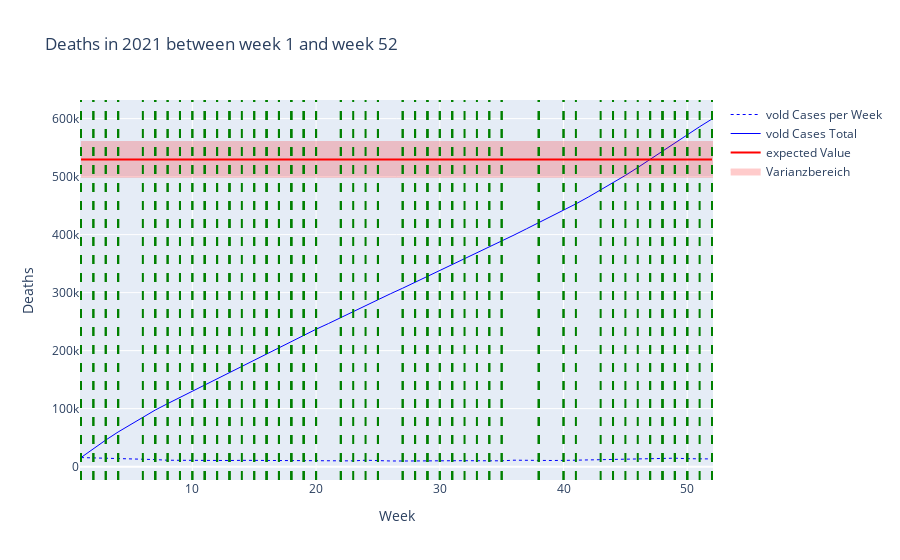

Source (notebook cell):
### Code cell
fig_vold = go.Figure()
fig_vold.add_trace(go.Scatter(x = data_filtered_vold["Week"], y = data_filtered_vold["Value"], name = "vold Cases per Week", line = dict(color = 'blue', width = 1,dash = 'dot')))
fig_vold.add_trace(go.Scatter(x = data_filtered_vold["Week"], y = np.cumsum(data_filtered_vold["Value"]), name = "vold Cases Total", line = dict(color = 'blue', width = 1)))


#fig_vold.add_hline(y=expected_value_per_age_group.loc["80+", "Value"], line_color = 'red', line_width = 1, name = "Expected vold Cases Total")
fig_vold.add_trace(go.Scatter(x = data_filtered_semi["Week"],y = np.repeat(expected_value_per_age_group.loc["80+","Value"],kalenderwochen[1]-kalenderwochen[0]+1), name = "expected Value", line = dict(color = 'red')))

#fig_vold.add_hrect(y0=expected_value_per_age_group.loc["80+","Value_Low"],y1=expected_value_per_age_group.loc["80+","Value_High"],fillcolor = "red", line_width = 0, opacity = 0.2)
fig_vold.add_trace(go.Scatter(
    x = data_filtered_vold["Week"].tolist() + data_filtered_vold["Week"].tolist()[::-1] ,
    y = [expected_value_per_age_group.loc["80+","Value_High"]]*52 + [expected_value_per_age_group.loc["80+","Value_Low"]]*52,
    fill = 'toself',
    fillcolor = "red",
    line_color = "red",
    name = "Varianzbereich",
    opacity=0.2
))


fig_vold.update_layout(title = f"Deaths in {year} between week {kalenderwochen[0]} and week {kalenderwochen[1]}",
                        xaxis_title = "Week",
                        yaxis_title = "Deaths")

if show_events:
    for i in happenings_filtered.index:
        #print(happenings_filtered.loc[i,"Week"])
        #print(happenings_filtered.loc[i, "Title"])
        fig_vold.add_vline(x = happenings_filtered.loc[i,"Week"], line_width = 2, line_color = "green", line_dash = "dash")

fig_vold.show()

### Figure 1 — Plotly figure (JSON) as saved in the notebook; plotly's stock layout.template omitted (floating-point values rounded to 4 significant figures)
{"data": [{"line": {"color": "blue", "dash": "dot", "width": 1}, "name": "vold Cases per Week", "type": "scatter", "x": [1, 2, 3, 4, 5, 6, 7, 8, 9, 10, 11, 12, 13, 14, 15, 16, 17, 18, 19, 20, 21, 22, 23, 24, 25, 26, 27, 28, 29, 30, 31, 32, 33, 34, 35, 36, 37, 38, 39, 40, 41, 42, 43, 44, 45, 46, 47, 48, 49, 50, 51, 52], "y": [15660.0, 15220.0, 14960.0, 13910.0, 13100.0, 12540.0, 12190.0, 11060.0, 10710.0, 10770.0, 10710.0, 10570.0, 10570.0, 10870.0, 10800.0, 10800.0, 11010.0, 10860.0, 10610.0, 9986.0, 9760.0, 10500.0, 9941.0, 11070.0, 9910.0, 9791.0, 9733.0, 10050.0, 10230.0, 9936.0, 9819.0, 10270.0, 10180.0, 9967.0, 10050.0, 11120.0, 10650.0, 10530.0, 10620.0, 10730.0, 11180.0, 11730.0, 12270.0, 12390.0, 12760.0, 13510.0, 14020.0, 14580.0, 14560.0, 13730.0, 13510.0, 13280.0]}, {"line": {"color": "blue", "width": 1}, "name": "vold Cases Total", "type": "scatter", "x": [1, 2, 3, 4, 5, 6, 7, 8, 9, 10, 11, 12, 13, 14, 15, 16, 17, 18, 19, 20, 21, 22, 23, 24, 25, 26, 27, 28, 29, 30, 31, 32, 33, 34, 35, 36, 37, 38, 39, 40, 41, 42, 43, 44, 45, 46, 47, 48, 49, 50, 51, 52], "y": [15660.0, 30880.0, 45840.0, 59750.0, 72840.0, 85390.0, 97580.0, 108600.0, 119400.0, 130100.0, 140800.0, 151400.0, 162000.0, 172800.0, 183600.0, 194400.0, 205500.0, 216300.0, 226900.0, 236900.0, 246700.0, 257200.0, 267100.0, 278200.0, 288100.0, 297900.0, 307600.0, 317700.0, 327900.0, 337800.0, 347700.0, 357900.0, 368100.0, 378100.0, 388100.0, 399300.0, 409900.0, 420400.0, 431100.0, 441800.0, 453000.0, 464700.0, 477000.0, 489400.0, 502100.0, 515600.0, 529700.0, 544200.0, 558800.0, 572500.0, 586000.0, 599300.0]}, {"line": {"color": "red"}, "name": "expected Value", "type": "scatter", "x": [1, 2, 3, 4, 5, 6, 7, 8, 9, 10, 11, 12, 13, 14, 15, 16, 17, 18, 19, 20, 21, 22, 23, 24, 25, 26, 27, 28, 29, 30, 31, 32, 33, 34, 35, 36, 37, 38, 39, 40, 41, 42, 43, 44, 45, 46, 47, 48, 49, 50, 51, 52], "y": [529700.0, 529700.0, 529700.0, 529700.0, 529700.0, 529700.0, 529700.0, 529700.0, 529700.0, 529700.0, 529700.0, 529700.0, 529700.0, 529700.0, 529700.0, 529700.0, 529700.0, 529700.0, 529700.0, 529700.0, 529700.0, 529700.0, 529700.0, 529700.0, 529700.0, 529700.0, 529700.0, 529700.0, 529700.0, 529700.0, 529700.0, 529700.0, 529700.0, 529700.0, 529700.0, 529700.0, 529700.0, 529700.0, 529700.0, 529700.0, 529700.0, 529700.0, 529700.0, 529700.0, 529700.0, 529700.0, 529700.0, 529700.0, 529700.0, 529700.0, 529700.0, 529700.0]}, {"fill": "toself", "fillcolor": "red", "line": {"color": "red"}, "name": "Varianzbereich", "opacity": 0.2, "type": "scatter", "x": [1, 2, 3, 4, 5, 6, 7, 8, 9, 10, 11, 12, 13, 14, 15, 16, 17, 18, 19, 20, 21, 22, 23, 24, 25, 26, 27, 28, 29, 30, 31, 32, 33, 34, 35, 36, 37, 38, 39, 40, 41, 42, 43, 44, 45, 46, 47, 48, 49, 50, 51, 52, 52, 51, 50, 49, 48, 47, 46, 45, 44, 43, 42, 41, 40, 39, 38, 37, 36, 35, 34, 33, 32, 31, 30, 29, 28, 27, 26, 25, 24, 23, 22, 21, 20, 19, 18, 17, 16, 15, 14, 13, 12, 11, 10, 9, 8, 7, 6, 5, 4, 3, 2, 1], "y": [559500.0, 559500.0, 559500.0, 559500.0, 559500.0, 559500.0, 559500.0, 559500.0, 559500.0, 559500.0, 559500.0, 559500.0, 559500.0, 559500.0, 559500.0, 559500.0, 559500.0, 559500.0, 559500.0, 559500.0, 559500.0, 559500.0, 559500.0, 559500.0, 559500.0, 559500.0, 559500.0, 559500.0, 559500.0, 559500.0, 559500.0, 559500.0, 559500.0, 559500.0, 559500.0, 559500.0, 559500.0, 559500.0, 559500.0, 559500.0, 559500.0, 559500.0, 559500.0, 559500.0, 559500.0, 559500.0, 559500.0, 559500.0, 559500.0, 559500.0, 559500.0, 559500.0, 499800.0, 499800.0, 499800.0, 499800.0, 499800.0, 499800.0, 499800.0, 499800.0, 499800.0, 499800.0, 499800.0, 499800.0, 499800.0, 499800.0, 499800.0, 499800.0, 499800.0, 499800.0, 499800.0, 499800.0, 499800.0, 499800.0, 499800.0, 499800.0, 499800.0, 499800.0, 499800.0, 499800.0, 499800.0, 499800.0, 499800.0, 499800.0, 499800.0, 499800.0, 499800.0, 499800.0, 499800.0, 499800.0, 499800.0, 499800.0, 499800.0, 499800.0, 499800.0, 499800.0, 499800.0, 499800.0, 499800.0, 499800.0, 499800.0, 499800.0, 499800.0, 499800.0]}], "layout": {"shapes": [{"line": {"color": "green", "dash": "dash", "width": 2}, "type": "line", "x0": 52, "x1": 52, "xref": "x", "y0": 0, "y1": 1, "yref": "y domain"}, {"line": {"color": "green", "dash": "dash", "width": 2}, "type": "line", "x0": 51, "x1": 51, "xref": "x", "y0": 0, "y1": 1, "yref": "y domain"}, {"line": {"color": "green", "dash": "dash", "width": 2}, "type": "line", "x0": 50, "x1": 50, "xref": "x", "y0": 0, "y1": 1, "yref": "y domain"}, {"line": {"color": "green", "dash": "dash", "width": 2}, "type": "line", "x0": 50, "x1": 50, "xref": "x", "y0": 0, "y1": 1, "yref": "y domain"}, {"line": {"color": "green", "dash": "dash", "width": 2}, "type": "line", "x0": 50, "x1": 50, "xref": "x", "y0": 0, "y1": 1, "yref": "y domain"}, {"line": {"color": "green", "dash": "dash", "width": 2}, "type": "line", "x0": 41, "x1": 41, "xref": "x", "y0": 0, "y1": 1, "yref": "y domain"}, {"line": {"color": "green", "dash": "dash", "width": 2}, "type": "line", "x0": 47, "x1": 47, "xref": "x", "y0": 0, "y1": 1, "yref": "y domain"}, {"line": {"color": "green", "dash": "dash", "width": 2}, "type": "line", "x0": 47, "x1": 47, "xref": "x", "y0": 0, "y1": 1, "yref": "y domain"}, {"line": {"color": "green", "dash": "dash", "width": 2}, "type": "line", "x0": 46, "x1": 46, "xref": "x", "y0": 0, "y1": 1, "yref": "y domain"}, {"line": {"color": "green", "dash": "dash", "width": 2}, "type": "line", "x0": 49, "x1": 49, "xref": "x", "y0": 0, "y1": 1, "yref": "y domain"}, {"line": {"color": "green", "dash": "dash", "width": 2}, "type": "line", "x0": 19, "x1": 19, "xref": "x", "y0": 0, "y1": 1, "yref": "y domain"}, {"line": {"color": "green", "dash": "dash", "width": 2}, "type": "line", "x0": 10, "x1": 10, "xref": "x", "y0": 0, "y1": 1, "yref": "y domain"}, {"line": {"color": "green", "dash": "dash", "width": 2}, "type": "line", "x0": 43, "x1": 43, "xref": "x", "y0": 0, "y1": 1, "yref": "y domain"}, {"line": {"color": "green", "dash": "dash", "width": 2}, "type": "line", "x0": 49, "x1": 49, "xref": "x", "y0": 0, "y1": 1, "yref": "y domain"}, {"line": {"color": "green", "dash": "dash", "width": 2}, "type": "line", "x0": 23, "x1": 23, "xref": "x", "y0": 0, "y1": 1, "yref": "y domain"}, {"line": {"color": "green", "dash": "dash", "width": 2}, "type": "line", "x0": 38, "x1": 38, "xref": "x", "y0": 0, "y1": 1, "yref": "y domain"}, {"line": {"color": "green", "dash": "dash", "width": 2}, "type": "line", "x0": 38, "x1": 38, "xref": "x", "y0": 0, "y1": 1, "yref": "y domain"}, {"line": {"color": "green", "dash": "dash", "width": 2}, "type": "line", "x0": 38, "x1": 38, "xref": "x", "y0": 0, "y1": 1, "yref": "y domain"}, {"line": {"color": "green", "dash": "dash", "width": 2}, "type": "line", "x0": 32, "x1": 32, "xref": "x", "y0": 0, "y1": 1, "yref": "y domain"}, {"line": {"color": "green", "dash": "dash", "width": 2}, "type": "line", "x0": 1, "x1": 1, "xref": "x", "y0": 0, "y1": 1, "yref": "y domain"}, {"line": {"color": "green", "dash": "dash", "width": 2}, "type": "line", "x0": 34, "x1": 34, "xref": "x", "y0": 0, "y1": 1, "yref": "y domain"}, {"line": {"color": "green", "dash": "dash", "width": 2}, "type": "line", "x0": 34, "x1": 34, "xref": "x", "y0": 0, "y1": 1, "yref": "y domain"}, {"line": {"color": "green", "dash": "dash", "width": 2}, "type": "line", "x0": 33, "x1": 33, "xref": "x", "y0": 0, "y1": 1, "yref": "y domain"}, {"line": {"color": "green", "dash": "dash", "width": 2}, "type": "line", "x0": 45, "x1": 45, "xref": "x", "y0": 0, "y1": 1, "yref": "y domain"}, {"line": {"color": "green", "dash": "dash", "width": 2}, "type": "line", "x0": 6, "x1": 6, "xref": "x", "y0": 0, "y1": 1, "yref": "y domain"}, {"line": {"color": "green", "dash": "dash", "width": 2}, "type": "line", "x0": 30, "x1": 30, "xref": "x", "y0": 0, "y1": 1, "yref": "y domain"}, {"line": {"color": "green", "dash": "dash", "width": 2}, "type": "line", "x0": 30, "x1": 30, "xref": "x", "y0": 0, "y1": 1, "yref": "y domain"}, {"line": {"color": "green", "dash": "dash", "width": 2}, "type": "line", "x0": 29, "x1": 29, "xref": "x", "y0": 0, "y1": 1, "yref": "y domain"}, {"line": {"color": "green", "dash": "dash", "width": 2}, "type": "line", "x0": 29, "x1": 29, "xref": "x", "y0": 0, "y1": 1, "yref": "y domain"}, {"line": {"color": "green", "dash": "dash", "width": 2}, "type": "line", "x0": 29, "x1": 29, "xref": "x", "y0": 0, "y1": 1, "yref": "y domain"}, {"line": {"color": "green", "dash": "dash", "width": 2}, "type": "line", "x0": 28, "x1": 28, "xref": "x", "y0": 0, "y1": 1, "yref": "y domain"}, {"line": {"color": "green", "dash": "dash", "width": 2}, "type": "line", "x0": 28, "x1": 28, "xref": "x", "y0": 0, "y1": 1, "yref": "y domain"}, {"line": {"color": "green", "dash": "dash", "width": 2}, "type": "line", "x0": 28, "x1": 28, "xref": "x", "y0": 0, "y1": 1, "yref": "y domain"}, {"line": {"color": "green", "dash": "dash", "width": 2}, "type": "line", "x0": 49, "x1": 49, "xref": "x", "y0": 0, "y1": 1, "yref": "y domain"}, {"line": {"color": "green", "dash": "dash", "width": 2}, "type": "line", "x0": 31, "x1": 31, "xref": "x", "y0": 0, "y1": 1, "yref": "y domain"}, {"line": {"color": "green", "dash": "dash", "width": 2}, "type": "line", "x0": 27, "x1": 27, "xref": "x", "y0": 0, "y1": 1, "yref": "y domain"}, {"line": {"color": "green", "dash": "dash", "width": 2}, "type": "line", "x0": 18, "x1": 18, "xref": "x", "y0": 0, "y1": 1, "yref": "y domain"}, {"line": {"color": "green", "dash": "dash", "width": 2}, "type": "line", "x0": 1, "x1": 1, "xref": "x", "y0": 0, "y1": 1, "yref": "y domain"}, {"line": {"color": "green", "dash": "dash", "width": 2}, "type": "line", "x0": 1, "x1": 1, "xref": "x", "y0": 0, "y1": 1, "yref": "y domain"}, {"line": {"color": "green", "dash": "dash", "width": 2}, "type": "line", "x0": 25, "x1": 25, "xref": "x", "y0": 0, "y1": 1, "yref": "y domain"}, {"line": {"color": "green", "dash": "dash", "width": 2}, "type": "line", "x0": 25, "x1": 25, "xref": "x", "y0": 0, "y1": 1, "yref": "y domain"}, {"line": {"color": "green", "dash": "dash", "width": 2}, "type": "line", "x0": 24, "x1": 24, "xref": "x", "y0": 0, "y1": 1, "yref": "y domain"}, {"line": {"color": "green", "dash": "dash", "width": 2}, "type": "line", "x0": 40, "x1": 40, "xref": "x", "y0": 0, "y1": 1, "yref": "y domain"}, {"line": {"color": "green", "dash": "dash", "width": 2}, "type": "line", "x0": 14, "x1": 14, "xref": "x", "y0": 0, "y1": 1, "yref": "y domain"}, {"line": {"color": "green", "dash": "dash", "width": 2}, "type": "line", "x0": 9, "x1": 9, "xref": "x", "y0": 0, "y1": 1, "yref": "y domain"}, {"line": {"color": "green", "dash": "dash", "width": 2}, "type": "line", "x0": 1, "x1": 1, "xref": "x", "y0": 0, "y1": 1, "yref": "y domain"}, {"line": {"color": "green", "dash": "dash", "width": 2}, "type": "line", "x0": 22, "x1": 22, "xref": "x", "y0": 0, "y1": 1, "yref": "y domain"}, {"line": {"color": "green", "dash": "dash", "width": 2}, "type": "line", "x0": 20, "x1": 20, "xref": "x", "y0": 0, "y1": 1, "yref": "y domain"}, {"line": {"color": "green", "dash": "dash", "width": 2}, "type": "line", "x0": 20, "x1": 20, "xref": "x", "y0": 0, "y1": 1, "yref": "y domain"}, {"line": {"color": "green", "dash": "dash", "width": 2}, "type": "line", "x0": 19, "x1": 19, "xref": "x", "y0": 0, "y1": 1, "yref": "y domain"}, {"line": {"color": "green", "dash": "dash", "width": 2}, "type": "line", "x0": 19, "x1": 19, "xref": "x", "y0": 0, "y1": 1, "yref": "y domain"}, {"line": {"color": "green", "dash": "dash", "width": 2}, "type": "line", "x0": 48, "x1": 48, "xref": "x", "y0": 0, "y1": 1, "yref": "y domain"}, {"line": {"color": "green", "dash": "dash", "width": 2}, "type": "line", "x0": 40, "x1": 40, "xref": "x", "y0": 0, "y1": 1, "yref": "y domain"}, {"line": {"color": "green", "dash": "dash", "width": 2}, "type": "line", "x0": 31, "x1": 31, "xref": "x", "y0": 0, "y1": 1, "yref": "y domain"}, {"line": {"color": "green", "dash": "dash", "width": 2}, "type": "line", "x0": 27, "x1": 27, "xref": "x", "y0": 0, "y1": 1, "yref": "y domain"}, {"line": {"color": "green", "dash": "dash", "width": 2}, "type": "line", "x0": 22, "x1": 22, "xref": "x", "y0": 0, "y1": 1, "yref": "y domain"}, {"line": {"color": "green", "dash": "dash", "width": 2}, "type": "line", "x0": 18, "x1": 18, "xref": "x", "y0": 0, "y1": 1, "yref": "y domain"}, {"line": {"color": "green", "dash": "dash", "width": 2}, "type": "line", "x0": 9, "x1": 9, "xref": "x", "y0": 0, "y1": 1, "yref": "y domain"}, {"line": {"color": "green", "dash": "dash", "width": 2}, "type": "line", "x0": 17, "x1": 17, "xref": "x", "y0": 0, "y1": 1, "yref": "y domain"}, {"line": {"color": "green", "dash": "dash", "width": 2}, "type": "line", "x0": 17, "x1": 17, "xref": "x", "y0": 0, "y1": 1, "yref": "y domain"}, {"line": {"color": "green", "dash": "dash", "width": 2}, "type": "line", "x0": 16, "x1": 16, "xref": "x", "y0": 0, "y1": 1, "yref": "y domain"}, {"line": {"color": "green", "dash": "dash", "width": 2}, "type": "line", "x0": 16, "x1": 16, "xref": "x", "y0": 0, "y1": 1, "yref": "y domain"}, {"line": {"color": "green", "dash": "dash", "width": 2}, "type": "line", "x0": 16, "x1": 16, "xref": "x", "y0": 0, "y1": 1, "yref": "y domain"}, {"line": {"color": "green", "dash": "dash", "width": 2}, "type": "line", "x0": 15, "x1": 15, "xref": "x", "y0": 0, "y1": 1, "yref": "y domain"}, {"line": {"color": "green", "dash": "dash", "width": 2}, "type": "line", "x0": 15, "x1": 15, "xref": "x", "y0": 0, "y1": 1, "yref": "y domain"}, {"line": {"color": "green", "dash": "dash", "width": 2}, "type": "line", "x0": 35, "x1": 35, "xref": "x", "y0": 0, "y1": 1, "yref": "y domain"}, {"line": {"color": "green", "dash": "dash", "width": 2}, "type": "line", "x0": 1, "x1": 1, "xref": "x", "y0": 0, "y1": 1, "yref": "y domain"}, {"line": {"color": "green", "dash": "dash", "width": 2}, "type": "line", "x0": 13, "x1": 13, "xref": "x", "y0": 0, "y1": 1, "yref": "y domain"}, {"line": {"color": "green", "dash": "dash", "width": 2}, "type": "line", "x0": 12, "x1": 12, "xref": "x", "y0": 0, "y1": 1, "yref": "y domain"}, {"line": {"color": "green", "dash": "dash", "width": 2}, "type": "line", "x0": 12, "x1": 12, "xref": "x", "y0": 0, "y1": 1, "yref": "y domain"}, {"line": {"color": "green", "dash": "dash", "width": 2}, "type": "line", "x0": 11, "x1": 11, "xref": "x", "y0": 0, "y1": 1, "yref": "y domain"}, {"line": {"color": "green", "dash": "dash", "width": 2}, "type": "line", "x0": 11, "x1": 11, "xref": "x", "y0": 0, "y1": 1, "yref": "y domain"}, {"line": {"color": "green", "dash": "dash", "width": 2}, "type": "line", "x0": 11, "x1": 11, "xref": "x", "y0": 0, "y1": 1, "yref": "y domain"}, {"line": {"color": "green", "dash": "dash", "width": 2}, "type": "line", "x0": 10, "x1": 10, "xref": "x", "y0": 0, "y1": 1, "yref": "y domain"}, {"line": {"color": "green", "dash": "dash", "width": 2}, "type": "line", "x0": 44, "x1": 44, "xref": "x", "y0": 0, "y1": 1, "yref": "y domain"}, {"line": {"color": "green", "dash": "dash", "width": 2}, "type": "line", "x0": 18, "x1": 18, "xref": "x", "y0": 0, "y1": 1, "yref": "y domain"}, {"line": {"color": "green", "dash": "dash", "width": 2}, "type": "line", "x0": 13, "x1": 13, "xref": "x", "y0": 0, "y1": 1, "yref": "y domain"}, {"line": {"color": "green", "dash": "dash", "width": 2}, "type": "line", "x0": 8, "x1": 8, "xref": "x", "y0": 0, "y1": 1, "yref": "y domain"}, {"line": {"color": "green", "dash": "dash", "width": 2}, "type": "line", "x0": 8, "x1": 8, "xref": "x", "y0": 0, "y1": 1, "yref": "y domain"}, {"line": {"color": "green", "dash": "dash", "width": 2}, "type": "line", "x0": 7, "x1": 7, "xref": "x", "y0": 0, "y1": 1, "yref": "y domain"}, {"line": {"color": "green", "dash": "dash", "width": 2}, "type": "line", "x0": 7, "x1": 7, "xref": "x", "y0": 0, "y1": 1, "yref": "y domain"}, {"line": {"color": "green", "dash": "dash", "width": 2}, "type": "line", "x0": 7, "x1": 7, "xref": "x", "y0": 0, "y1": 1, "yref": "y domain"}, {"line": {"color": "green", "dash": "dash", "width": 2}, "type": "line", "x0": 48, "x1": 48, "xref": "x", "y0": 0, "y1": 1, "yref": "y domain"}, {"line": {"color": "green", "dash": "dash", "width": 2}, "type": "line", "x0": 31, "x1": 31, "xref": "x", "y0": 0, "y1": 1, "yref": "y domain"}, {"line": {"color": "green", "dash": "dash", "width": 2}, "type": "line", "x0": 17, "x1": 17, "xref": "x", "y0": 0, "y1": 1, "yref": "y domain"}, {"line": {"color": "green", "dash": "dash", "width": 2}, "type": "line", "x0": 4, "x1": 4, "xref": "x", "y0": 0, "y1": 1, "yref": "y domain"}, {"line": {"color": "green", "dash": "dash", "width": 2}, "type": "line", "x0": 4, "x1": 4, "xref": "x", "y0": 0, "y1": 1, "yref": "y domain"}, {"line": {"color": "green", "dash": "dash", "width": 2}, "type": "line", "x0": 4, "x1": 4, "xref": "x", "y0": 0, "y1": 1, "yref": "y domain"}, {"line": {"color": "green", "dash": "dash", "width": 2}, "type": "line", "x0": 3, "x1": 3, "xref": "x", "y0": 0, "y1": 1, "yref": "y domain"}, {"line": {"color": "green", "dash": "dash", "width": 2}, "type": "line", "x0": 3, "x1": 3, "xref": "x", "y0": 0, "y1": 1, "yref": "y domain"}, {"line": {"color": "green", "dash": "dash", "width": 2}, "type": "line", "x0": 2, "x1": 2, "xref": "x", "y0": 0, "y1": 1, "yref": "y domain"}, {"line": {"color": "green", "dash": "dash", "width": 2}, "type": "line", "x0": 2, "x1": 2, "xref": "x", "y0": 0, "y1": 1, "yref": "y domain"}, {"line": {"color": "green", "dash": "dash", "width": 2}, "type": "line", "x0": 48, "x1": 48, "xref": "x", "y0": 0, "y1": 1, "yref": "y domain"}, {"line": {"color": "green", "dash": "dash", "width": 2}, "type": "line", "x0": 44, "x1": 44, "xref": "x", "y0": 0, "y1": 1, "yref": "y domain"}, {"line": {"color": "green", "dash": "dash", "width": 2}, "type": "line", "x0": 35, "x1": 35, "xref": "x", "y0": 0, "y1": 1, "yref": "y domain"}, {"line": {"color": "green", "dash": "dash", "width": 2}, "type": "line", "x0": 13, "x1": 13, "xref": "x", "y0": 0, "y1": 1, "yref": "y domain"}], "title": {"text": "Deaths in 2021 between week 1 and week 52"}, "xaxis": {"title": {"text": "Week"}}, "yaxis": {"title": {"text": "Deaths"}}}}
